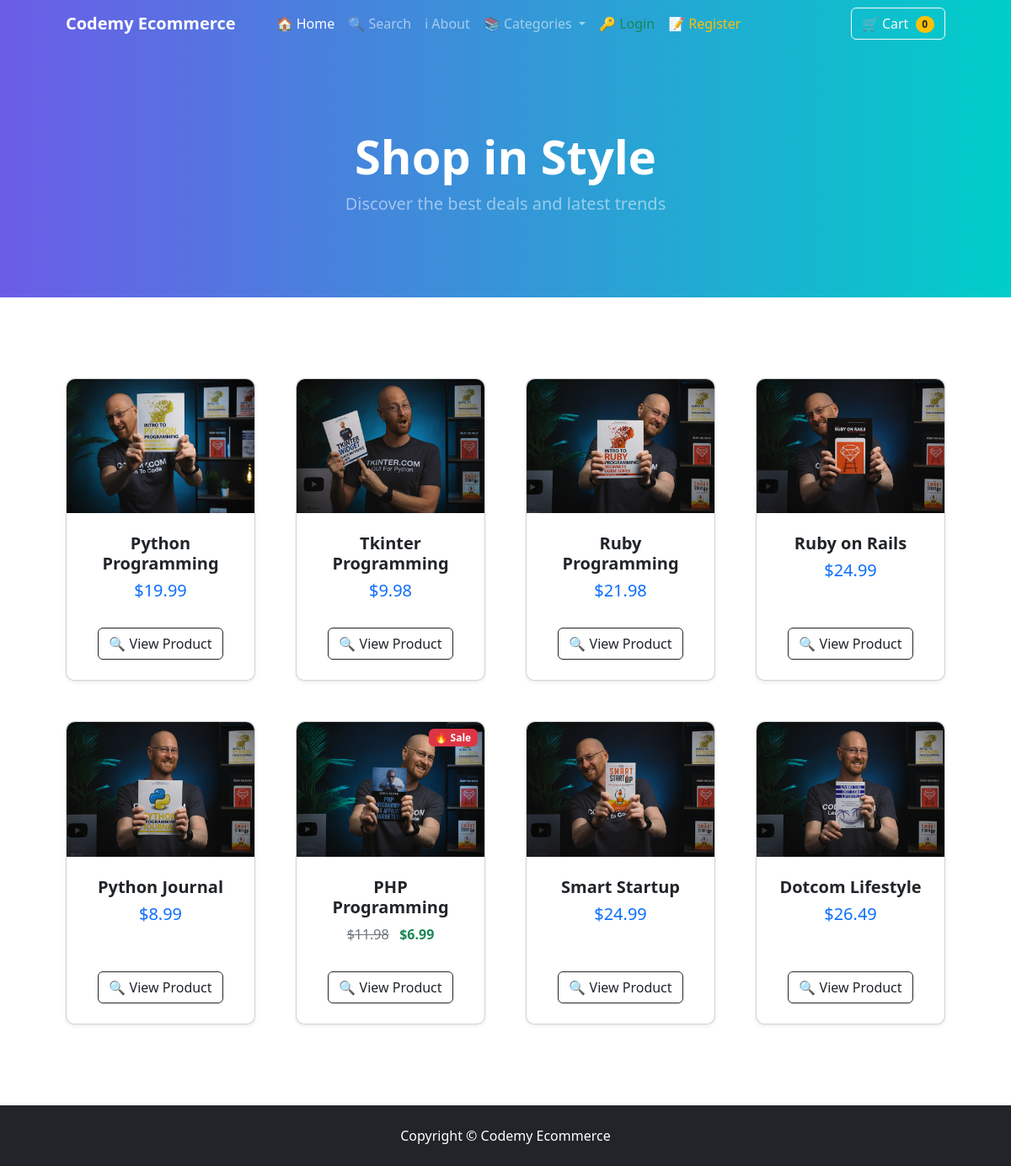
The page / on the database its author committed.
### store/models.py (models this page shows, shortened)
class Product(models.Model):
	name = models.CharField(max_length=100)
	price = models.DecimalField(default=0, decimal_places=2, max_digits=6)
	category = models.ForeignKey(Category, on_delete=models.CASCADE, default=1)
	description = models.CharField(max_length=250, default='', blank=True, null=True)
	image = models.ImageField(upload_to='uploads/product/')
	is_sale = models.BooleanField(default=False)
	sale_price = models.DecimalField(default=0, decimal_places=2, max_digits=6)

### store/views.py (the view)
# urls.py: path('', views.home, name='home'),
def home(request):
    products = Product.objects.all()
    return render(request, 'home.html', {'products': products})

### cart/cart.py (called while the page is built)
	def __len__(self):
		return len(self.cart)

### cart/context_processors.py (called while the page is built)
def cart(request):
	return {'cart': Cart(request)}

### store/templates/home.html (shortened to what this page needs)
{% extends 'base.html' %}
{% block content %}
<header class="py-5" style="background: linear-gradient(to right, #6C5CE7, #00CEC9);">
    <div class="container px-4 px-lg-5 my-5">
        <div class="text-center text-white">
            <h1 class="display-4 fw-bolder">Shop in Style</h1>
            <p class="lead fw-normal text-white-50 mb-0">Discover the best deals and latest trends</p>
        </div>
    </div>
</header>
<section class="py-5">
    <div class="container px-4 px-lg-5 mt-5">
        <div class="row gx-4 gx-lg-5 row-cols-2 row-cols-md-3 row-cols-xl-4 justify-content-center">
            {% for product in products %}
                <div class="col mb-5">
                    <div class="card h-100 shadow-sm product-card">
                        {% if product.is_sale %}
                            <div class="badge bg-danger text-white position-absolute" style="top: 0.5rem; right: 0.5rem">🔥 Sale</div>
                        {% endif %}
                        <img class="card-img-top product-image" src="{{ product.image.url }}" alt="{{ product.name }}">
                        <div class="card-body p-4">
                            <div class="text-center">
                                <h5 class="fw-bolder">{{ product.name }}</h5>
                                {% if product.is_sale %}
                                    <div class="text-warning mb-2">
                                        <strike class="text-muted">${{ product.price }}</strike>
                                        <span class="fw-bold text-success">${{ product.sale_price }}</span>
                                    </div>
                                {% else %}
                                    <h5 class="text-primary">${{ product.price }}</h5>
                                {% endif %}
                            </div>
                        </div>
                        <div class="card-footer p-4 pt-0 border-top-0 bg-transparent">
                            <div class="text-center">
                                <a class="btn btn-outline-dark mt-auto" href="{% url 'product' product.id %}">
                                    🔍 View Product
                                </a>
                            </div>
                        </div>
                    </div>
                </div>
            {% endfor %}
        </div>
    </div>
</section>
{% endblock %}

### store/templates/home.html (style rules this page uses)
.product-card { transition: transform 0.3s ease-in-out, box-shadow 0.3s ease-in-out; border-radius: 10px; }
.product-image { border-top-left-radius: 10px; border-top-right-radius: 10px; transition: transform 0.3s ease-in-out; }

### rows shown on the page
Product: image (picture), name "Python Programming", price "19.99"
Product: image (picture), name "Tkinter Programming", price "9.98"
Product: image (picture), name "Ruby Programming", price "21.98"
Product: image (picture), name "Ruby on Rails", price "24.99"
Product: image (picture), name "Python Journal", price "8.99"
Product: is_sale "🔥 Sale", image (picture), name "PHP Programming", price "11.98", sale_price "6.99"
Product: image (picture), name "Smart Startup", price "24.99"
Product: image (picture), name "Dotcom Lifestyle", price "26.49"

### other values the page prints
{{ cart|length }} "0"
